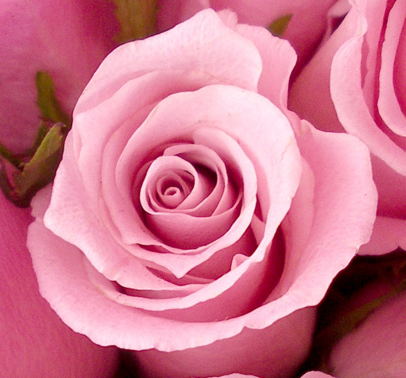
%> input picture data/im_5.bmp, 406 x 378 px
$ octave myMainScript.m   (GNU Octave 9; MATLAB toolbox functions it lacks are replaced by stand-ins)
%> lines starting %> are read from the running program, lines starting %| are printed output that depends on the picture; in (x1, y1, x2, y2) boxes, pixels count from 0 and x2, y2 are one past the last pixel; in counts of white or black regions, pixels touching at a corner belong together; the program's own positions count from 1
### edge_subtask.m
% Main Script
function im1 = edge_subtask(inputImage)
% orig_im = imread(inputImage);
orig_im = inputImage;
im = rgb2ycbcr(orig_im);
im = im(:,:,1);

canny_im = canny_edge_detection(im);
% [10 lines of commented-out code are left out]
C = 0.25;
threshold_low = max(1,C*(mean2(im)-std2(im)))/255;
threshold_high = min(254,C*(mean2(im)+std2(im)))/255;

% [7 lines of commented-out code are left out]
threshold = [0.07 0.17];
im1 = edge(im,'Canny',threshold);
% imshow(im1);
% title('Canny function')

% image dilation with 2x2 structuring element
im1 = imdilate(im1,[1 1; 1 1]);

im1 = 1 - im1;
% im1 = 1 - canny_im/255;

end

### canny_edge_detection.m
function output = canny_edge_detection(im)
    sz = size(im)
    m = sz(1);
    n = sz(2);
    im = imgaussfilt(im);
    im = padarray(im,[1,1]);
%     grad = zeros(m,n,2); % Gx, Gy

    filtx = [-1 0 1; -2 0 2; -1 0 1];
    filty = [1 2 1; 0 0 0; -1 -2 -1];
    gradx = conv2(im,filtx);
    grady = conv2(im,filty);

    grad = sqrt(gradx.*gradx+grady.*grady);
    % ang = atan(grad);
%     size(ang)
    ang = zeros(m+2,n+2);

    for i = 1:m+1
        for j = 1:n+1
            ang(i,j) = rad2deg(atan2(grady(i,j),gradx(i,j)));
            if(ang(i,j)<0)
                ang(i,j) = ang(i,j) + 180;
            end
            if(ang(i,j)<=22.5)
                ang(i,j) = 0;
            elseif(ang(i,j)<=67.5)
                ang(i,j) = 45;
            elseif(ang(i,j)<=112.5)
                ang(i,j) = 90;
            elseif(ang(i,j)<=157.5)
                ang(i,j) = 135;
            else
                ang(i,j) = 0;
            end
        end
    end
    disp('ok')
    % ang

    new_arr = zeros(m+2,n+2);

    for i = 2:m+1
        for j = 2:n+1
            if(ang(i,j)==0)
                if(grad(i,j)>grad(i-1,j) && grad(i,j)>grad(i+1,j))
                    new_arr(i,j) = grad(i,j);
                end
            elseif(ang(i,j)==45)
                if(grad(i,j)>grad(i-1,j+1) && grad(i,j)>grad(i+1,j-1))
                    new_arr(i,j) = grad(i,j);
                end
            elseif(ang(i,j)==90)
                if(grad(i,j)>grad(i,j-1) && grad(i,j)>grad(i,j+1))
                    new_arr(i,j) = grad(i,j);
                end
            elseif(ang(i,j)==135)
                if(grad(i,j)>grad(i-1,j-1) && grad(i,j)>grad(i+1,j+1))
                    new_arr(i,j) = grad(i,j);
                end
            end
        end
    end
%     new_arr
%     disp('ok')
%
    C = 0.25;
    threshold_low = max(1,C*(mean2(im)-std2(im)));
    threshold_high = min(254,C*(mean2(im)+std2(im)));

    for i = 2:m+1
        for j = 2:n+1
            if(grad(i,j)>threshold_high)
                new_arr(i,j) = grad(i,j);
            end
        end
    end
    disp('ok')
%
    for i = 2:m+1
        for j = 2:n+1
            if(grad(i,j)<=threshold_low)
                continue
            elseif(new_arr(i-1,j-1)>0 || new_arr(i-1,j)>0 || new_arr(i-1,j+1)>0 || new_arr(i,j-1)>0 || new_arr(i,j+1)>0 || new_arr(i+1,j-1)>0 || new_arr(i+1,j)>0 || new_arr(i+1,j+1)>0)
                new_arr(i,j) = grad(i,j);
            end
        end
    end
    disp('ok')

    for i = 2:m+1
        for j = 2:n+1
            if(new_arr(i,j)>120)
                new_arr(i,j) = 255;
            else
                new_arr(i,j) = 0;
            end
        end
    end
    new_arr;

    output = new_arr(2:m+1,2:n+1);
end

### LABmethod.m
function smoothedRBG = LABmethod(inputImage)
tic;
% imRGB = imread(inputImage);
imLAB = rgb2lab(inputImage);
% [11 lines of commented-out code are left out]
DoS = 5;
smoothedLAB = imLAB;

for i = 1:30
    smoothedLAB = imbilatfilt(smoothedLAB,DoS);
end
% smoothedLAB = imbilatfilt(imLAB);

smoothedRBG = lab2rgb(smoothedLAB);

% [7 lines of commented-out code are left out]
toc;
end

### Toonify.m
function output = Toonify(im)

    edges = edge_subtask(im);

    % RGBmethod(filename);
    result = LABmethod(im);
%     edges = edge_subtask(result);

    output = medfilt3(result, [7 7 1]);

    output = 255*output;
    output = uint8(output/8);
    output = double(output*8);
    output = output/255;

    [m, n] = size(edges);

    % edges
    for x = 1:m
        for y = 1:n
            if edges(x,y) == 0
                for i = 1:3
                    output(x,y,i) = 0;
                end
            end
        end
    end
end

### myMainScript.m
tic;
filename = 'data/im_5.bmp';
im = imread(filename);
%> im is the input picture: size 378x406x3 uint8; mean R, G, B 206.3, 117.5, 140.6
output = Toonify(im);
%> in edge_subtask, `im = rgb2ycbcr(orig_im);`: im: size 378x406x3 uint8; mean of channels 1, 2, 3 142, 125, 165.3
%> in canny_edge_detection, `im = padarray(im,[1,1]);`:
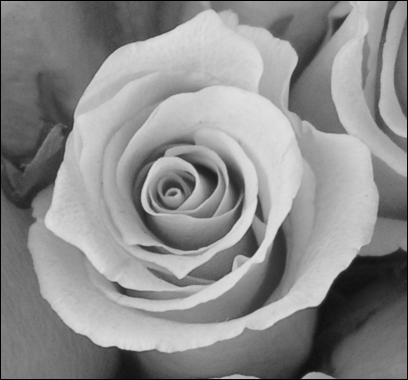
%> im: size 380x408 uint8; min 0, max 225, mean 140.6
%> in canny_edge_detection, `grady = conv2(im,filty);`:
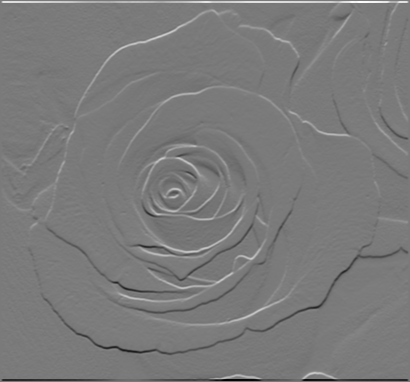
%> grady: size 382x410 double; min -744, max 800, mean 0; drawn with min black and max white
%> after the loop in canny_edge_detection, `for i = 1:m+1`:
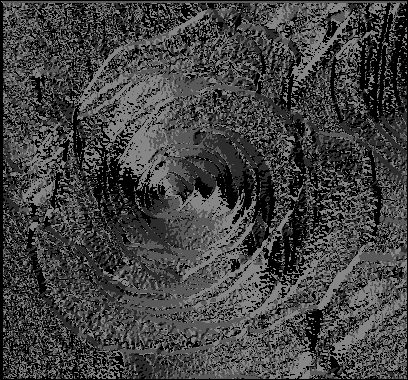
%> ang: size 380x408 double; min 0, max 135, mean 66.2
%> after the loop in canny_edge_detection, `for i = 2:m+1`:
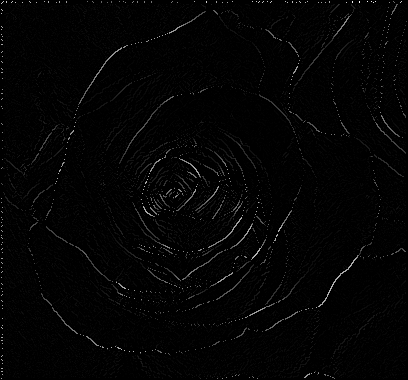
%> new_arr: size 380x408 double; min 0, max 800, mean 12.2; drawn with min black and max white
%> in canny_edge_detection, `threshold_low = max(1,C*(mean2(im)-std2(im)));`: threshold_low = 26.31
%> in canny_edge_detection, `threshold_high = min(254,C*(mean2(im)+std2(im)));`: threshold_high = 43.97
%> after the loop in canny_edge_detection, `for i = 2:m+1`: new_arr: size 380x408 double; 13.95% of pixels changed, all inside (x1, y1, x2, y2) = (1, 1, 407, 379)
%> after the loop in canny_edge_detection, `for i = 2:m+1`:
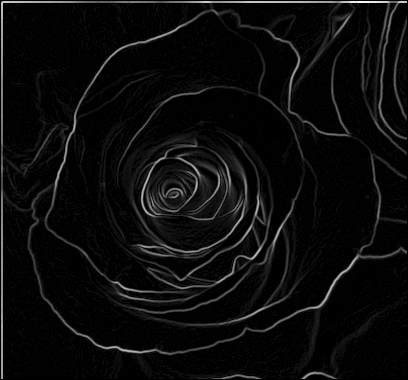
%> new_arr: size 380x408 double; min 0, max 800, mean 35.9; drawn with min black and max white
%> after the loop in canny_edge_detection, `for i = 2:m+1`:
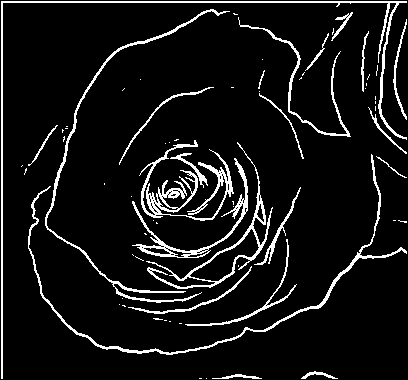
%> new_arr: size 380x408 double; 8.2% white in thin lines or dots
%> in canny_edge_detection, `output = new_arr(2:m+1,2:n+1);`: output: size 378x406 double; 8.3% white in thin lines or dots
%> in edge_subtask, `threshold_low = max(1,C*(mean2(im)-std2(im)))/255;`: threshold_low = 0.105
%> in edge_subtask, `threshold_high = min(254,C*(mean2(im)+std2(im)))/255;`: threshold_high = 0.174
%> in edge_subtask, `im1 = edge(im,'Canny',threshold);`: im1: size 378x406 logical; 5% white in thin lines or dots
%> in edge_subtask, `im1 = imdilate(im1,[1 1; 1 1]);`:
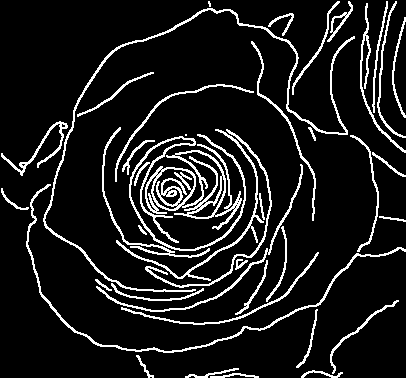
%> im1: size 378x406 logical; 10.7% white in thin lines or dots
%> in edge_subtask, `im1 = 1 - im1;`: im1: size 378x406 double; values 0 (black) and 1 (white), 89.3% white; black in thin lines or dots
%> in LABmethod, `imLAB = rgb2lab(inputImage);`: imLAB: size 378x406x3 double; mean of channels 1, 2, 3 60.1, 36.7, 4.8
%> after the loop in LABmethod, `for i = 1:30`: smoothedLAB: size 378x406x3 double; mean of channels 1, 2, 3 60.1, 36.7, 4.8
%> the run ends on the next line

$ run again, with data/im_1.bmp copied over data/im_5.bmp
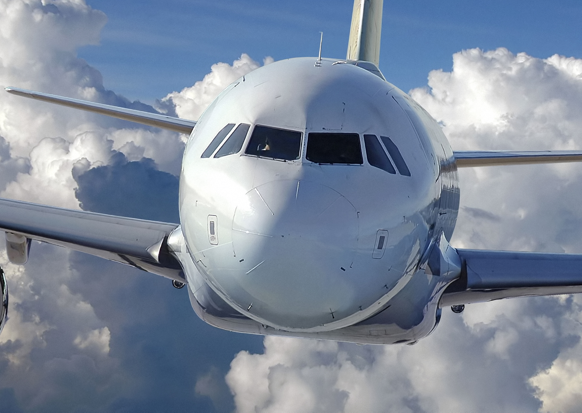
%> input picture data/im_1.bmp, 582 x 413 px
%> im is the input picture: size 413x582x3 uint8; mean R, G, B 125.9, 138.4, 157.1
%> in canny_edge_detection, `threshold_low = max(1,C*(mean2(im)-std2(im)));`: threshold_low = 25.39
%> in canny_edge_detection, `threshold_high = min(254,C*(mean2(im)+std2(im)));`: threshold_high = 40.81
%> after the loop in canny_edge_detection, `for i = 2:m+1`:
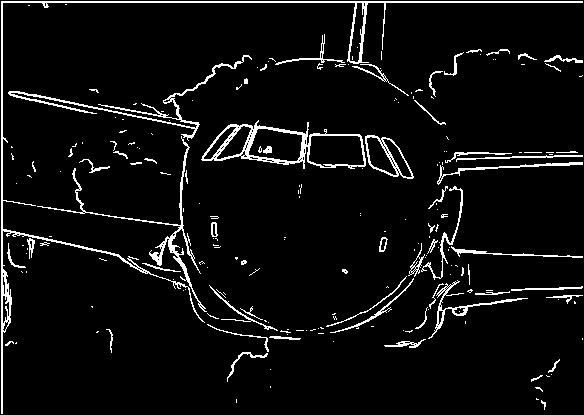
%> new_arr: size 415x584 double; 5.6% white in thin lines or dots
%> output: size 413x582 double; 5.7% white in thin lines or dots
%> in edge_subtask, `threshold_low = max(1,C*(mean2(im)-std2(im)))/255;`: threshold_low = 0.101
%> in edge_subtask, `threshold_high = min(254,C*(mean2(im)+std2(im)))/255;`: threshold_high = 0.161
%> in edge_subtask, `im1 = imdilate(im1,[1 1; 1 1]);`:
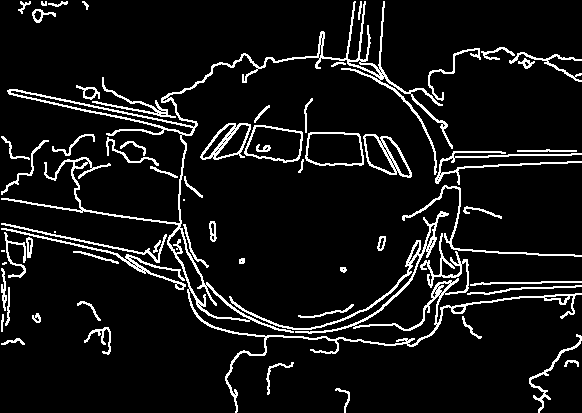
%> im1: size 413x582 logical; 8.2% white in thin lines or dots
%> imLAB: size 413x582x3 double; mean of channels 1, 2, 3 56.8, 0.4, -11.6

$ run again, with data/im_10.bmp copied over data/im_5.bmp
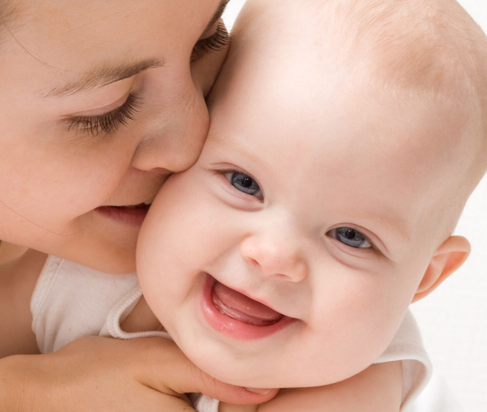
%> input picture data/im_10.bmp, 487 x 412 px
%> im is the input picture: size 412x487x3 uint8; mean R, G, B 210.5, 165.6, 146.5
%> in canny_edge_detection, `threshold_low = max(1,C*(mean2(im)-std2(im)));`: threshold_low = 35.93
%> in canny_edge_detection, `threshold_high = min(254,C*(mean2(im)+std2(im)));`: threshold_high = 47.24
%> after the loop in canny_edge_detection, `for i = 2:m+1`:
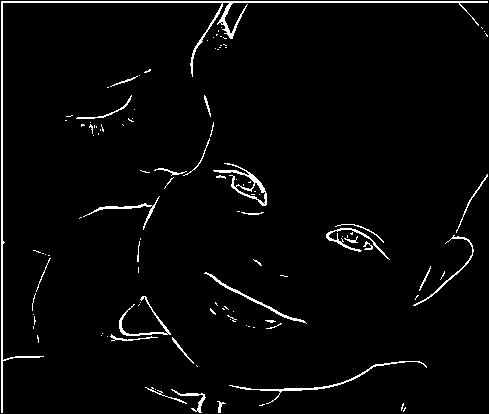
%> new_arr: size 414x489 double; 3% white in thin lines or dots
%> output: size 412x487 double; 3% white; 112 white regions (83 under 20 px), largest, box (x1, y1, x2, y2) and area: (0, 0, 487, 412) 2329, (212, 162, 266, 205) 429, (228, 360, 426, 403) 424
%> in edge_subtask, `threshold_low = max(1,C*(mean2(im)-std2(im)))/255;`: threshold_low = 0.143
%> in edge_subtask, `threshold_high = min(254,C*(mean2(im)+std2(im)))/255;`: threshold_high = 0.186
%> in edge_subtask, `im1 = imdilate(im1,[1 1; 1 1]);`:
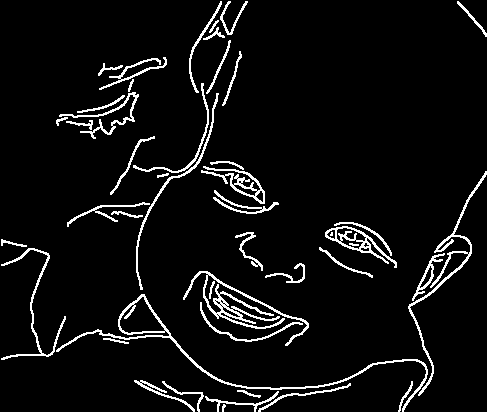
%> im1: size 412x487 logical; 5.9% white in thin lines or dots
%> imLAB: size 412x487x3 double; mean of channels 1, 2, 3 71.4, 14.3, 16.7

$ run again, with data/im_11.bmp copied over data/im_5.bmp
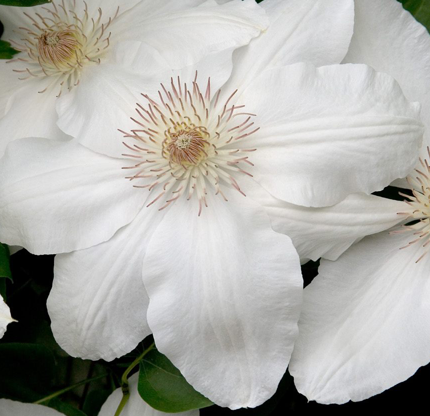
%> input picture data/im_11.bmp, 430 x 416 px
%> im is the input picture: size 416x430x3 uint8; mean R, G, B 175.8, 175.3, 169.9
%> in canny_edge_detection, `threshold_low = max(1,C*(mean2(im)-std2(im)));`: threshold_low = 34.39
%> in canny_edge_detection, `threshold_high = min(254,C*(mean2(im)+std2(im)));`: threshold_high = 47.9
%> output: size 416x430 double; 5.8% white in thin lines or dots
%> in edge_subtask, `threshold_low = max(1,C*(mean2(im)-std2(im)))/255;`: threshold_low = 0.137
%> in edge_subtask, `threshold_high = min(254,C*(mean2(im)+std2(im)))/255;`: threshold_high = 0.189
%> in edge_subtask, `im1 = imdilate(im1,[1 1; 1 1]);`:
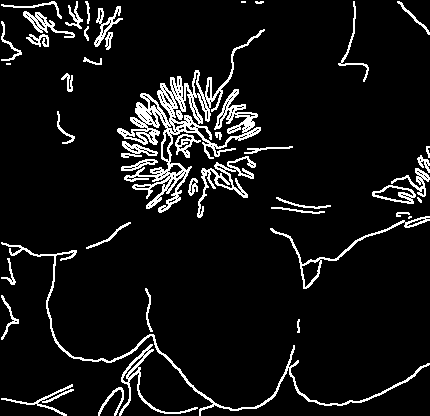
%> im1: size 416x430 logical; 8% white in thin lines or dots
%> imLAB: size 416x430x3 double; mean of channels 1, 2, 3 70.5, -0.7, 2.9
